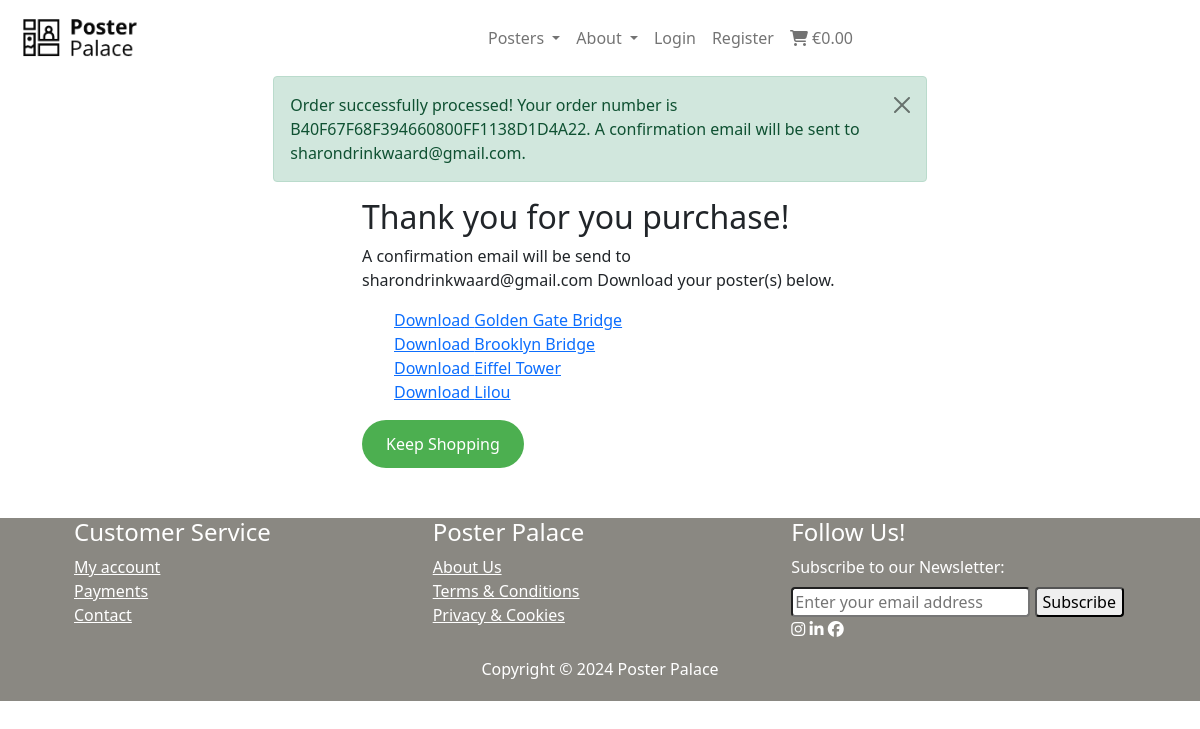
Page /checkout/checkout_success/B40F67F68F394660800FF1138D1D4A22 on the committed database.
### checkout/models.py (models this page shows, shortened)
class Order(models.Model):
    order_number = models.CharField(max_length=32, null=False, editable=False)
    user_profile = models.ForeignKey(UserProfile, on_delete=models.SET_NULL, null=True, blank=True, related_name='orders')
    first_name = models.CharField(max_length=50, null=False, blank=False)
    last_name = models.CharField(max_length=50, null=False, blank=False)
    email = models.EmailField(max_length=254, null=False, blank=False)
    phone_number = models.CharField(max_length=20, null=False, blank=False)
    date = models.DateTimeField(auto_now_add=True)
    order_total = models.DecimalField(max_digits=10, decimal_places=2, null=False, default=0)
    stripe_pid = models.CharField(max_length=260, null=False, blank=False, default='')
    original_cart = models.TextField(null=False, blank=False, default='')

class OrderLineItem(models.Model):
    order = models.ForeignKey(Order, null=False, blank=False, on_delete=models.CASCADE, related_name='lineitems')
    poster = models.ForeignKey(Poster, null=False, blank=False, on_delete=models.CASCADE)
    poster_color = models.CharField(max_length=25, null=True, blank=True)
    quantity = models.IntegerField(null=False, blank=False, default=0)
    lineitem_total = models.DecimalField(max_digits=6, decimal_places=2, null=False, blank=False, editable=False)

### posters/models.py (models this page shows, shortened)
class Poster(models.Model):
    category = models.ForeignKey('Category', null=True, blank=True, on_delete=models.SET_NULL)
    sku = models.CharField(max_length=254, null=True, blank=True)
    name = models.CharField(max_length=254)
    description = models.TextField()
    has_color = models.BooleanField(default=False, blank=True, null=True)
    color_option = models.CharField(max_length=15, blank=True, default='Color', choices=COLOR_CHOICES)
    has_sizes = models.BooleanField(default=False, blank=True, null=True)
    size_option = models.CharField(max_length=80, choices=SIZE_CHOICES, default='S')
    price = models.DecimalField(max_digits=6, decimal_places=2)
    rating = models.DecimalField(max_digits=6, decimal_places=2, null=True, blank=True)
    image_url = models.URLField(max_length=1024, null=True, blank=True)
    image = models.ImageField(null=True, blank=True)
    quantity = models.IntegerField(blank=False, default=1)

### checkout/views.py (the view, shortened to what this page needs)
# urls.py: path('checkout_success/<order_number>', views.checkout_success, name='checkout_success'),
def checkout_success(request, order_number):
    save_info = request.session.get('save_info')
    order = get_object_or_404(Order, order_number=order_number)
    messages.success(request, f'Order successfully processed! \
        Your order number is {order_number}. A confirmation \
        email will be sent to {order.email}.')
    if 'cart' in request.session:
        del request.session['cart']
    lineitems = order.lineitems.all()
    template = 'checkout/checkout_success.html'
    context = {
        'order': order,
        'lineitems': lineitems,  # Pass the lineitems (posters) to the template
    }
    return render(request, template, context)

### homepage/forms.py
class NewsletterForm(forms.Form):
    email = forms.EmailField(label="Your Email", max_length=100)

### cart/contexts.py (called while the page is built, shortened)
def shopping_content(request):
    shopping_items = []
    total = 0
    poster_count = 0
    cart = request.session.get('cart', {})
    context = {
        'shopping_items': shopping_items,
        'total': total,
        'poster_count': poster_count,
    }
    return context

### homepage/context_processors.py (called while the page is built)
def newsletter_form(request):
    return {'newsletter_form': NewsletterForm()}

### checkout/templates/checkout/checkout_success.html (shortened to what this page needs)
{% extends "base.html" %}
{% load static %}
{% block content %}
<div class="">
    <div class="row">
        <div class="maxwidth">
            <h2>Thank you for you purchase!</h2>
            <p>
                A confirmation email will be send to {{ order.email }}
                Download your poster(s) below.
            </p>
        </div>
    </div>
    <div class="row">
        <div class="maxwidth">
            <ul>
                {% for lineitem in lineitems %}
                    <li class="list-unstyled">
                        <a href="{{ lineitem.poster.image.url }}" download>
                            Download {{ lineitem.poster.name }}
                        </a>
                    </li>
                {% endfor %}
            </ul>
        </div>
    </div>
    <div class="row">
        <div class="maxwidth">
            <a id="link-btn" class="" href="{% url 'posters' %}">Keep Shopping</a>
        </div>
    </div>
</div>
{% endblock %}

### static/css/base.css (style rules this page uses)
* { margin: auto; }
.maxwidth { max-width: 500px; }
#link-btn { background-color: #4CAF50 !important; color: #ffffff; border: none; border-radius: 26px; padding: 12px 24px; text-align: center; text-decoration: none; display: inline-block; font-size: 16px; cursor: pointer; }
.row { margin-right: 50px; margin-left: 50px; }

### rows in the picture
Order: email "sharondrinkwaard@gmail.com"
OrderLineItem: poster.name "Golden Gate Bridge"
OrderLineItem: poster.name "Brooklyn Bridge"
OrderLineItem: poster.name "Eiffel Tower"
OrderLineItem: poster.name "Lilou"

### other values in the picture
{{ message | safe }} "Order successfully processed! Your order number is B40F67F68F394660800FF1138D1D4A22. A confirmation email will be sent to sharondrinkwaard@gmail.com."
